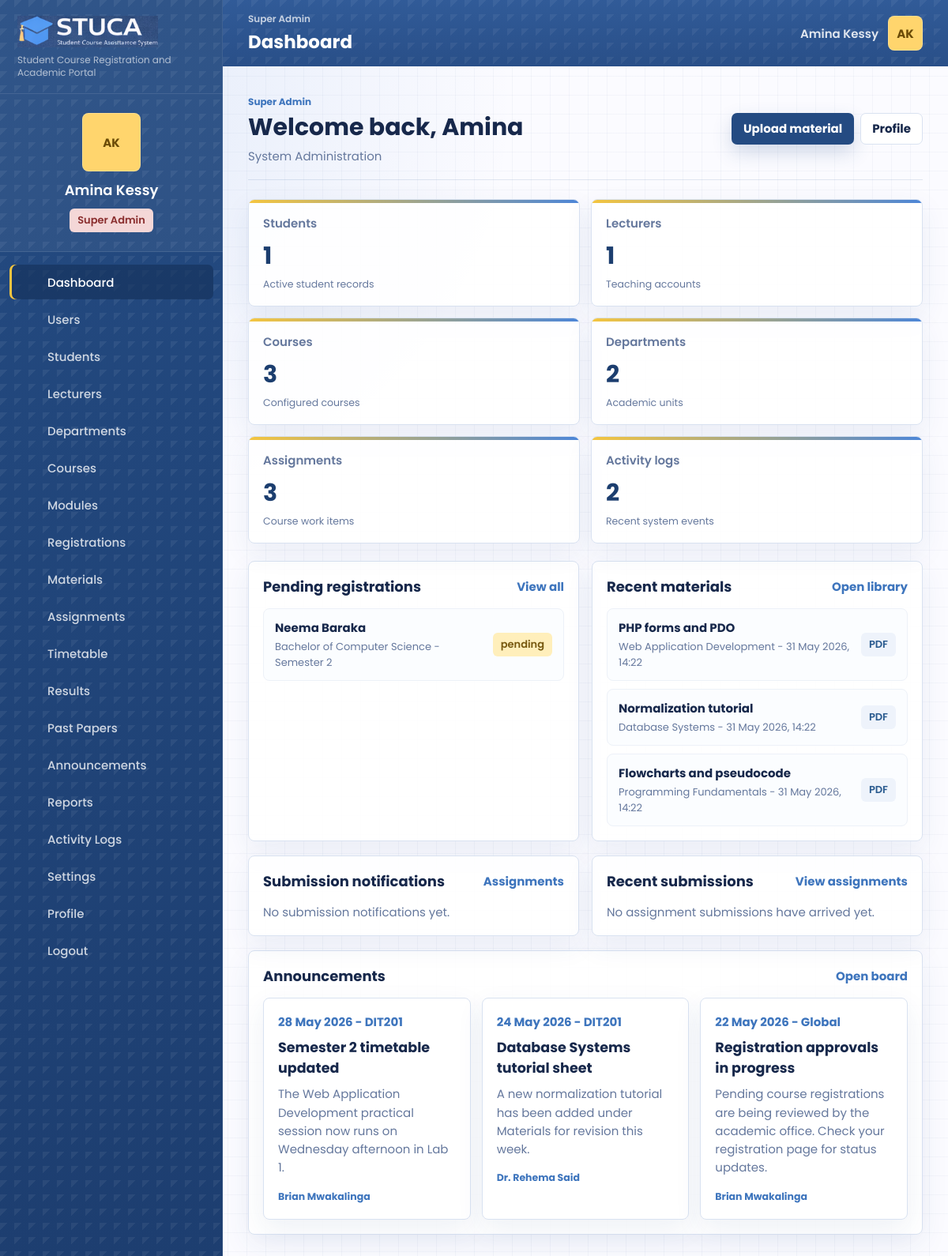
/dashboard.php (signed in), run on the app's committed database.
### tables this page shows
CREATE TABLE users (
    id INT UNSIGNED AUTO_INCREMENT PRIMARY KEY,
    role_id INT UNSIGNED NOT NULL,
    department_id INT UNSIGNED NULL,
    name VARCHAR(140) NOT NULL,
    email VARCHAR(190) NOT NULL UNIQUE,
    password_hash VARCHAR(255) NOT NULL,
    status ENUM('active', 'suspended') NOT NULL DEFAULT 'active',
    student_number VARCHAR(60) NULL UNIQUE,
    staff_number VARCHAR(60) NULL UNIQUE,
    phone VARCHAR(40) NULL,
    program VARCHAR(160) NULL,
    class_group VARCHAR(80) NULL,
    created_at TIMESTAMP DEFAULT CURRENT_TIMESTAMP,
    updated_at TIMESTAMP DEFAULT CURRENT_TIMESTAMP ON UPDATE CURRENT_TIMESTAMP,
    INDEX idx_users_role (role_id),
    INDEX idx_users_department (department_id),
    INDEX idx_users_status (status),
    CONSTRAINT fk_users_role FOREIGN KEY (role_id) REFERENCES roles(id),
    CONSTRAINT fk_users_department FOREIGN KEY (department_id) REFERENCES departments(id) ON DELETE SET NULL
);

CREATE TABLE roles (
    id INT UNSIGNED AUTO_INCREMENT PRIMARY KEY,
    slug VARCHAR(60) NOT NULL UNIQUE,
    name VARCHAR(100) NOT NULL,
    description VARCHAR(255) NULL,
    created_at TIMESTAMP DEFAULT CURRENT_TIMESTAMP,
    updated_at TIMESTAMP DEFAULT CURRENT_TIMESTAMP ON UPDATE CURRENT_TIMESTAMP
);

CREATE TABLE course_registrations (
    id INT UNSIGNED AUTO_INCREMENT PRIMARY KEY,
    user_id INT UNSIGNED NOT NULL,
    course_id INT UNSIGNED NOT NULL,
    academic_year_id INT UNSIGNED NOT NULL,
    semester_id INT UNSIGNED NOT NULL,
    status ENUM('pending', 'approved', 'rejected') NOT NULL DEFAULT 'pending',
    requested_at DATETIME NOT NULL DEFAULT CURRENT_TIMESTAMP,
    reviewed_by INT UNSIGNED NULL,
    reviewed_at DATETIME NULL,
    notes TEXT NULL,
    created_at TIMESTAMP DEFAULT CURRENT_TIMESTAMP,
    updated_at TIMESTAMP DEFAULT CURRENT_TIMESTAMP ON UPDATE CURRENT_TIMESTAMP,
    UNIQUE KEY unique_registration (user_id, course_id, academic_year_id, semester_id),
    INDEX idx_registrations_status (status),
    INDEX idx_registrations_course (course_id),
    CONSTRAINT fk_registrations_user FOREIGN KEY (user_id) REFERENCES users(id) ON DELETE CASCADE,
    CONSTRAINT fk_registrations_course FOREIGN KEY (course_id) REFERENCES courses(id) ON DELETE CASCADE,
    CONSTRAINT fk_registrations_year FOREIGN KEY (academic_year_id) REFERENCES academic_years(id) ON DELETE CASCADE,
    CONSTRAINT fk_registrations_semester FOREIGN KEY (semester_id) REFERENCES semesters(id) ON DELETE CASCADE,
    CONSTRAINT fk_registrations_reviewer FOREIGN KEY (reviewed_by) REFERENCES users(id) ON DELETE SET NULL
);

CREATE TABLE courses (
    id INT UNSIGNED AUTO_INCREMENT PRIMARY KEY,
    department_id INT UNSIGNED NULL,
    code VARCHAR(40) NOT NULL UNIQUE,
    title VARCHAR(190) NOT NULL,
    description TEXT NULL,
    level VARCHAR(80) NULL,
    credits SMALLINT UNSIGNED NOT NULL DEFAULT 3,
    status ENUM('active', 'archived') NOT NULL DEFAULT 'active',
    created_at TIMESTAMP DEFAULT CURRENT_TIMESTAMP,
    updated_at TIMESTAMP DEFAULT CURRENT_TIMESTAMP ON UPDATE CURRENT_TIMESTAMP,
    INDEX idx_courses_department (department_id),
    INDEX idx_courses_status (status),
    CONSTRAINT fk_courses_department FOREIGN KEY (department_id) REFERENCES departments(id) ON DELETE SET NULL
);

CREATE TABLE semesters (
    id INT UNSIGNED AUTO_INCREMENT PRIMARY KEY,
    academic_year_id INT UNSIGNED NOT NULL,
    name VARCHAR(60) NOT NULL,
    starts_on DATE NOT NULL,
    ends_on DATE NOT NULL,
    is_current BOOLEAN NOT NULL DEFAULT FALSE,
    created_at TIMESTAMP DEFAULT CURRENT_TIMESTAMP,
    updated_at TIMESTAMP DEFAULT CURRENT_TIMESTAMP ON UPDATE CURRENT_TIMESTAMP,
    UNIQUE KEY unique_semester_year (academic_year_id, name),
    INDEX idx_semesters_current (is_current),
    CONSTRAINT fk_semesters_year FOREIGN KEY (academic_year_id) REFERENCES academic_years(id) ON DELETE CASCADE
);

CREATE TABLE materials (
    id INT UNSIGNED AUTO_INCREMENT PRIMARY KEY,
    course_id INT UNSIGNED NOT NULL,
    module_id INT UNSIGNED NULL,
    uploaded_by INT UNSIGNED NULL,
    title VARCHAR(190) NOT NULL,
    file_name VARCHAR(190) NOT NULL,
    file_path VARCHAR(255) NOT NULL,
    file_size VARCHAR(40) NOT NULL,
    file_type VARCHAR(20) NOT NULL,
    visibility ENUM('course', 'public') NOT NULL DEFAULT 'course',
    created_at TIMESTAMP DEFAULT CURRENT_TIMESTAMP,
    updated_at TIMESTAMP DEFAULT CURRENT_TIMESTAMP ON UPDATE CURRENT_TIMESTAMP,
    INDEX idx_materials_course (course_id),
    INDEX idx_materials_module (module_id),
    INDEX idx_materials_type (file_type),
    CONSTRAINT fk_materials_course FOREIGN KEY (course_id) REFERENCES courses(id) ON DELETE CASCADE,
    CONSTRAINT fk_materials_module FOREIGN KEY (module_id) REFERENCES modules(id) ON DELETE SET NULL,
    CONSTRAINT fk_materials_uploader FOREIGN KEY (uploaded_by) REFERENCES users(id) ON DELETE SET NULL
);

CREATE TABLE modules (
    id INT UNSIGNED AUTO_INCREMENT PRIMARY KEY,
    course_id INT UNSIGNED NOT NULL,
    semester_id INT UNSIGNED NULL,
    code VARCHAR(40) NOT NULL UNIQUE,
    title VARCHAR(190) NOT NULL,
    description TEXT NULL,
    credits TINYINT UNSIGNED NOT NULL DEFAULT 3,
    created_at TIMESTAMP DEFAULT CURRENT_TIMESTAMP,
    updated_at TIMESTAMP DEFAULT CURRENT_TIMESTAMP ON UPDATE CURRENT_TIMESTAMP,
    INDEX idx_modules_course (course_id),
    INDEX idx_modules_semester (semester_id),
    CONSTRAINT fk_modules_course FOREIGN KEY (course_id) REFERENCES courses(id) ON DELETE CASCADE,
    CONSTRAINT fk_modules_semester FOREIGN KEY (semester_id) REFERENCES semesters(id) ON DELETE SET NULL
);

CREATE TABLE announcements (
    id INT UNSIGNED AUTO_INCREMENT PRIMARY KEY,
    course_id INT UNSIGNED NULL,
    module_id INT UNSIGNED NULL,
    department_id INT UNSIGNED NULL,
    created_by INT UNSIGNED NULL,
    audience ENUM('global', 'department', 'course') NOT NULL DEFAULT 'global',
    title VARCHAR(190) NOT NULL,
    body TEXT NOT NULL,
    publish_at DATETIME NOT NULL DEFAULT CURRENT_TIMESTAMP,
    created_at TIMESTAMP DEFAULT CURRENT_TIMESTAMP,
    updated_at TIMESTAMP DEFAULT CURRENT_TIMESTAMP ON UPDATE CURRENT_TIMESTAMP,
    INDEX idx_announcements_audience (audience),
    INDEX idx_announcements_publish_at (publish_at),
    CONSTRAINT fk_announcements_course FOREIGN KEY (course_id) REFERENCES courses(id) ON DELETE CASCADE,
    CONSTRAINT fk_announcements_module FOREIGN KEY (module_id) REFERENCES modules(id) ON DELETE SET NULL,
    CONSTRAINT fk_announcements_department FOREIGN KEY (department_id) REFERENCES departments(id) ON DELETE CASCADE,
    CONSTRAINT fk_announcements_creator FOREIGN KEY (created_by) REFERENCES users(id) ON DELETE SET NULL
);

### public/dashboard.php (the view, shortened to what the rows shown need)
<?php
require dirname(__DIR__) . '/app/bootstrap.php';
$user = current_user();
$repo = repository();
$role = $user['role'];
$announcements = array_slice($repo->getAnnouncements([], $user), 0, 3);
$assignments = array_slice($repo->getAssignments([], $user), 0, 4);
$materials = array_slice($repo->getMaterials([], $user), 0, 4);
$registrations = array_slice($repo->getCourseRegistrations(['status' => 'pending'], $user), 0, 4);
page_start('Dashboard', 'dashboard');
?>
<section class="page-title-row dashboard-hero">
    <div>
        <span class="eyebrow"><?= e(role_label($role)) ?></span>
        <h2>Welcome back, <?= e(explode(' ', $user['name'])[0]) ?></h2>
        <p><?= e($user['program'] ?? 'Track courses, teaching work, registrations, resources, and academic progress.') ?></p>
    </div>
</section>
<section class="dashboard-grid">
    <article class="panel">
        <div class="panel-heading">
            <h2><?= is_admin_role($role) || $role === 'department_head' ? 'Pending registrations' : 'Upcoming assignments' ?></h2>
        </div>
        <div class="list-stack">
            <?php $items = (is_admin_role($role) || $role === 'department_head') ? $registrations : $assignments; ?>
            <?php foreach ($items as $item): ?>
                <?php if (isset($item['student_name'])): ?>
                    <a class="list-item" href="registrations.php?search=<?= e(urlencode($item['student_name'])) ?>">
                        <span>
                            <strong><?= e($item['student_name']) ?></strong>
                            <small><?= e($item['course_title']) ?> - <?= e($item['semester'] ?? '') ?></small>
                        </span>
                        <span class="pill warning"><?= e($item['status']) ?></span>
                    </a>
                <?php endif; ?>
            <?php endforeach; ?>
        </div>
    </article>
    <article class="panel">
        <div class="panel-heading">
            <h2>Recent materials</h2>
        </div>
        <div class="list-stack">
            <?php foreach ($materials as $material): ?>
                <a class="list-item" href="materials.php?search=<?= e(urlencode($material['file_name'])) ?>">
                    <span>
                        <strong><?= e($material['title'] ?? $material['file_name']) ?></strong>
                        <small><?= e($material['module_name'] ?: $material['course_title']) ?> - <?= e(display_datetime($material['date_uploaded'] ?? '')) ?></small>
                    </span>
                    <span class="pill soft"><?= e($material['file_type']) ?></span>
                </a>
            <?php endforeach; ?>
        </div>
    </article>
</section>
<?php if (can_upload_teaching_files($role)): ?>
<section class="dashboard-grid">
    <article class="panel">
        <div class="panel-heading">
            <h2>Submission notifications</h2>
        </div>
    </article>
    <article class="panel">
        <div class="panel-heading">
            <h2>Recent submissions</h2>
        </div>
    </article>
</section>
<?php endif; ?>
<section class="panel">
    <div class="panel-heading">
        <h2>Announcements</h2>
    </div>
    <div class="announcement-grid">
        <?php foreach ($announcements as $announcement): ?>
            <article class="announcement-card">
                <span><?= e(display_date($announcement['date_posted'])) ?> - <?= e($announcement['class_group']) ?></span>
                <h3><?= e($announcement['title']) ?></h3>
                <p><?= e($announcement['body']) ?></p>
                <small><?= e($announcement['author']) ?></small>
            </article>
        <?php endforeach; ?>
    </div>
</section>
<?php
page_end();

### app/includes/layout.php (shortened to what the rows shown need)
<?php
function nav_items(): array
{
    $role = current_user()['role'] ?? 'student';
    return array_values(array_filter($items, static fn (array $item): bool => in_array($role, $item['roles'], true)));
}
function page_start(string $title, string $active): void
{
    $user = current_user();
    if ($user && !empty($user['email'])) {
        $freshUser = repository()->findUserByEmail($user['email']);
        if ($freshUser) {
            unset($freshUser['password_hash']);
            $user = $freshUser;
        }
    }
    $displayName = $user['name'] ?? 'Guest';
    $role = role_label($user['role'] ?? null);
    ?>
    <!doctype html>
    <html lang="en">
    <head>
        <link rel="stylesheet" href="assets/css/styles.css?v=20260601-workflow">
    </head>
    <body class="page-<?= e($active) ?>">
        <aside class="sidebar" id="sidebar">
            <div class="profile-card">
                <div class="avatar-initials"><?= e(initials($displayName)) ?></div>
                <strong><?= e($displayName) ?></strong>
                <span class="role-pill <?= e(role_badge_class($user['role'] ?? null)) ?>"><?= e($role) ?></span>
            </div>
        </aside>
        <div class="app-shell">
            <header class="topbar">
                <div>
                    <h1><?= e($title) ?></h1>
                </div>
                <div class="topbar-user">
                    <span class="topbar-name"><?= e($displayName) ?></span>
                    <a class="avatar-initials tiny" href="profile.php" aria-label="Open profile"><?= e(initials($displayName)) ?></a>
                </div>
            </header>
            <main class="content" id="content">
    <?php
}
function page_end(): void
{
    ?>
            </main>
        </div>
    </body>
    </html>
    <?php
}
    ?>

### data on the page
users: name "AK", name "Amina Kessy", role.slug "Super Admin", name "Amina", program "System Administration"
course_registrations: user.name "Neema Baraka", course.title "Bachelor of Computer Science", semester.name "Semester 2", status "pending"
materials: title "PHP forms and PDO", module.title "Web Application Development", created_at "31 May 2026, 14:22", file_type "PDF"
materials: title "Normalization tutorial", module.title "Database Systems", created_at "31 May 2026, 14:22", file_type "PDF"
materials: title "Flowcharts and pseudocode", module.title "Programming Fundamentals", created_at "31 May 2026, 14:22", file_type "PDF"
announcements: publish_at "28 May 2026", class_group "DIT201", title "Semester 2 timetable updated", body "The Web Application Development practical session now runs on Wednesday afternoon in Lab 1.", created_by.name "Brian Mwakalinga"
announcements: publish_at "24 May 2026", class_group "DIT201", title "Database Systems tutorial sheet", body "A new normalization tutorial has been added under Materials for revision this week.", created_by.name "Dr. Rehema Said"
announcements: publish_at "22 May 2026", class_group "Global", title "Registration approvals in progress", body "Pending course registrations are being reviewed by the academic office. Check your registration page for status updates.", created_by.name "Brian Mwakalinga"

### other printed values
$config['app_subtitle'] "Student Course Registration and Academic Portal"
$role "Super Admin"
$item['label'] "Dashboard"
$item['label'] "Users"
$item['label'] "Students"
$item['label'] "Lecturers"
$item['label'] "Departments"
$item['label'] "Courses"
$item['label'] "Modules"
$item['label'] "Registrations"
$item['label'] "Materials"
$item['label'] "Assignments"
$item['label'] "Timetable"
$item['label'] "Results"
$item['label'] "Past Papers"
